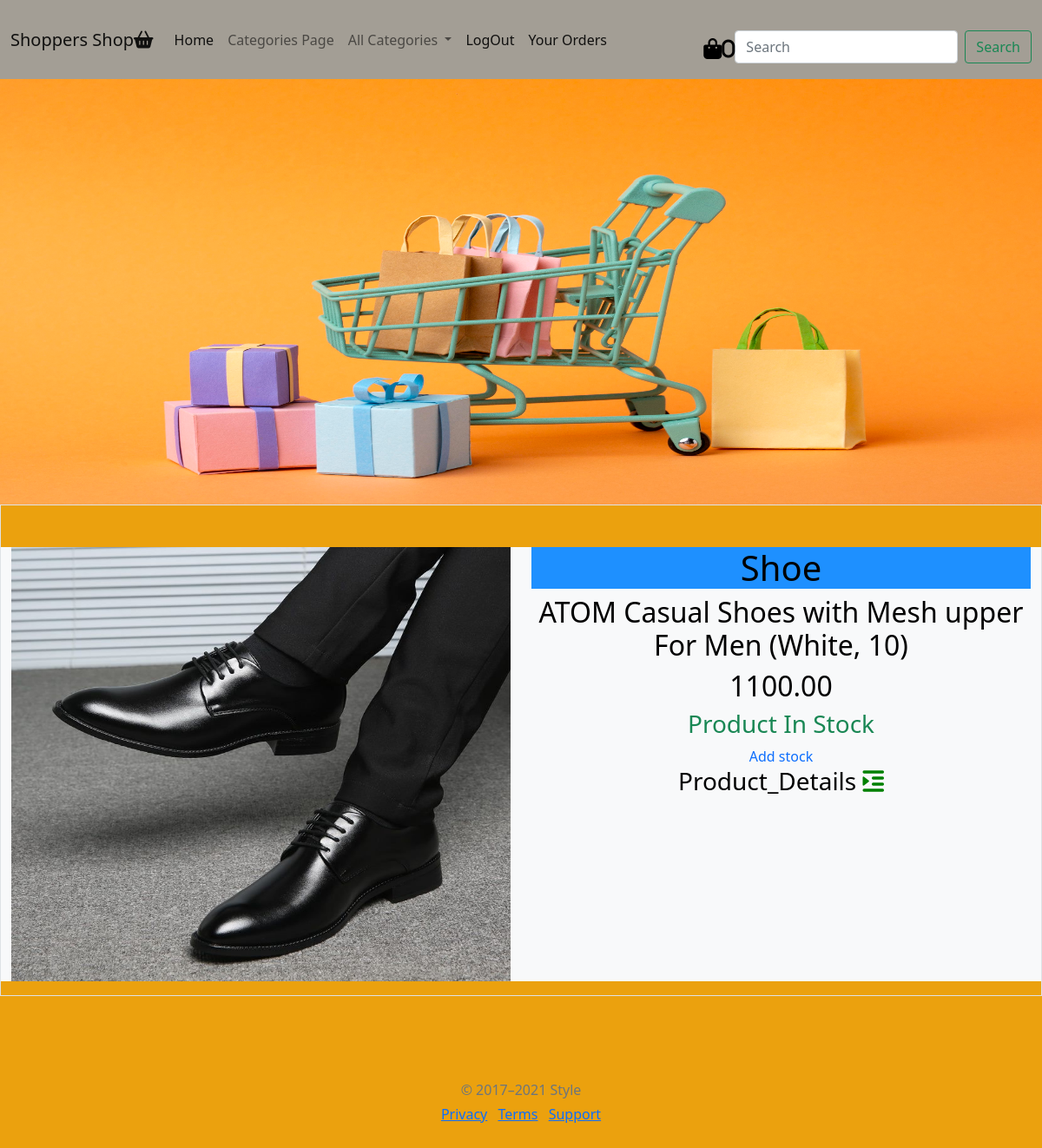
The app's page /productdetails/2 (signed in) with its own data.
### shop/models.py (models this page shows, shortened)
class Product(models.Model):
    name = models.CharField(max_length=30)
    desc = models.TextField()
    image = models.ImageField(upload_to='media/image', blank=True)
    price = models.DecimalField(max_digits=10,decimal_places=2)
    stock = models.IntegerField()
    available = models.BooleanField(default=True)
    created = models.DateTimeField(auto_now_add=True)
    updated = models.DateTimeField(auto_now=True)
    category = models.ForeignKey(Category,on_delete=models.CASCADE)

### shop/views.py (the view)
# urls.py: path('productdetails/<int:i>',views.productdetails,name='productdetails'),
def productdetails(request,i):
    t=Product.objects.get(id=i)
    return render(request,'productdetails.html',{'t':t})

### cart/context_processors.py (called while the page is built)
def total(request):
    u=request.user
    count=0
    if request.user.is_authenticated:
        try:
            item=Cart.objects.filter(user=u)
            count=item.count()
        except:
            count=0
    return {'count':count}

### shop/context_processors.py (called while the page is built)
def links(request):
    c=Category.objects.all()
    return {'links':c}

### templates/productdetails.html (shortened to what this page needs)
<!DOCTYPE html>
{% extends 'base.html' %}
{% load static %}
{% block content %}
<div class="container-fluid text-center border bordered">
  <div class="row mt-5 mb-3 bg-light">
    <div class="col">
      <img src="{{t.image.url}}" height="500px" width="100%">
    </div>
    <div class="col">
        <h1 style="background-color:DodgerBlue;">{{t.name}}</h1>
        <h2>{{t.desc}}</h2>
        <h2>{{t.price}}</h2>
        {% if user.is_superuser == True %}
          {% if t.stock > 0 %}
            <h3 class="text-success">Product In Stock</h3>
            <a style="text-decoration:none" href="{% url 'admin:index' %}" class="btn-1">Add stock</a>
          {% else %}
            <h3 class="text-danger">Out of stock</h3>
            <a style="text-decoration:none" href="{% url 'admin:index' %}" class="btn-1">Add stock</a>
          {% endif %}
        {% else %}
          {% if t.stock > 0 %}
            <a href="{% url 'cart:add_to_cart' t.id %}" class="btn-1 bg-success">Add to Cart</a>
          {% else %}
            <h3 class="text-danger">Out of stock</h3>
        {% endif %}
      {% endif %}
      <h3>Product_Details <i style="color:green" class="fa fa-indent"></i> </h3>
    </div>
  </div>
</div>
{% endblock %}

### static/css/style.css (style rules this page uses)
body { background-color:#eba10e; color:black; }
h1 { color:black; }

### records on screen
Product: image (picture), name "Shoe", desc "ATOM Casual Shoes with Mesh upper For Men (White, 10)", price "1100.00"

### other values on screen
{{ count }} "0"
